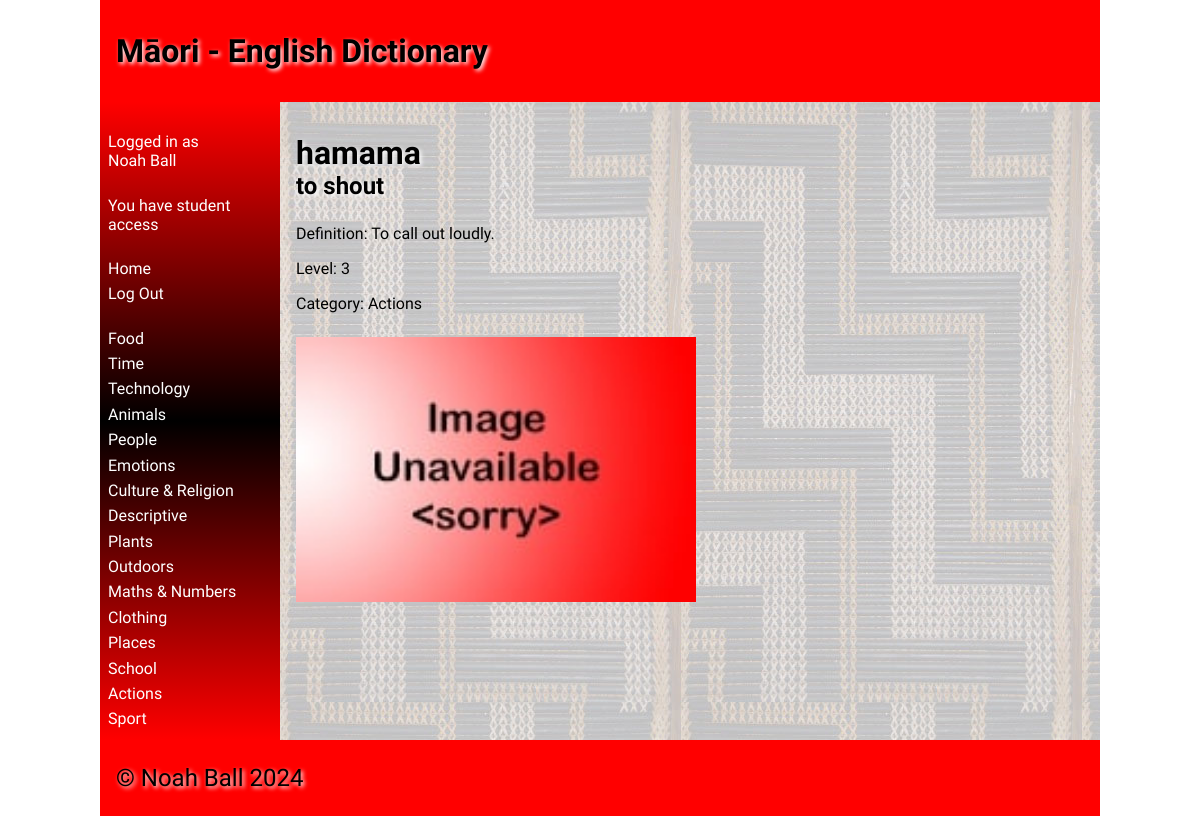
/word/1 (signed in), run on the app's committed database.
### tables this page shows
CREATE TABLE category
(
    id   integer
        constraint category_pk
            primary key autoincrement,
    name varchar(35)
);

CREATE TABLE "word"
(
    id         integer
        constraint word_pk
            primary key autoincrement,
    maori      varchar(35),
    english    varchar(35),
    definition varchar(256),
    level      integer,
    category   integer
        constraint word_category_id_fk
            references category,
    filename   varchar(40)
);

### routes/pages.py (the view)
def word_page(word_id):
    if not helpers.user_authenticated():  # Check if the user is logged in
        return redirect('/login')  # If not, redirect to the login page
    query = "SELECT id, maori, english, definition, level, category, filename FROM word WHERE id = ?"
    conn = db.create_connection(globals.DATABASE_FILE)  # Create a connection to the database
    cur = conn.cursor()  # Create a cursor object
    cur.execute(query, (word_id,))  # Execute the query
    word = cur.fetchone()  # Retrieve the word
    conn.close()  # Close the connection
    if word is None:  # If the word id is invalid
        return redirect('/?error=Word+not+found')
    try:
        word_id = int(word_id) # Convert to int
    except ValueError:
        return redirect('/?=Word+ID+is+invalid.') # Redirect to the home page with an error message
    query = "SELECT name FROM category WHERE id = ?"  # Query to retrieve the category name
    conn = db.create_connection(globals.DATABASE_FILE)  # Create a connection to the database
    cur = conn.cursor()  # Create a cursor object
    cur.execute(query, (word[5],))  # Execute the query
    cat_name = cur.fetchone()  # Retrieve the category name
    conn.close()  # Close the connection
    cat_name = cat_name[0]  # Retrieve the category name from the tuple
    categories = helpers.get_categories()  # Retrieve all categories from the database for the sidebar
    return render_template('word.html', word=word, cat_name=cat_name, categories=categories)

### lib/db.py (called while the page is built)
def create_connection(db_file):
    try:  # Try/except block to handle exceptions
        connection = sqlite3.connect(db_file)  # Create a connection to the database
        return connection  # Return the connection
    except sqlite3.Error as e:
        print(e)  # Print the error (if one is caught)
    return None

### lib/helpers.py (called while the page is built)
def get_categories():
    query = "SELECT id, name FROM category"
    conn = db.create_connection(globals.DATABASE_FILE)
    cur = conn.cursor()
    cur.execute(query)
    categories = cur.fetchall()
    conn.close()
    return categories

def user_authenticated():
    return 'user_id' in session

### templates/word.html (shortened to what this page needs)
{% extends 'base.html' %}
{% block heading %}Māori - English Dictionary{% endblock %}
{% block main %}
    <div>
        <h1 style="padding-bottom: 0">{{ word[1] }}</h1>
        <h2 style="padding-top: 0">{{ word[2] }}</h2>
        <p>Definition: {{ word[3] }}</p>
        <p>Level: {{ word[4] }}</p>
        <p>Category: {{ cat_name }}</p>
    </div>
    <div>
    <img style="max-height: 400px; max-width: 400px; padding-top: 1rem" src="/static/images/{{ word[6] or "noimage.jpg" }}" alt="{{ word[2] }}">
    </div>
{% endblock %}

### templates/base.html (shortened to what this page needs)
<!doctype html>
<html lang="en">
<head>
    <link href="{{ url_for('static', filename='css/style.css') }}" rel="stylesheet">
</head>
<body>
<div id="container">
    <header>
        <h1>{% block heading %}{% endblock %}</h1>
    </header>
    <nav>
        <ul>
            {% if session["username"] %}
                <li><a>Logged in as<br>{{ session["name"] }}</a></li>
                <br>
                {% if session["user_type"] == 1 %}
                    <li><a>You have student access</a></li>
                {% elif session["user_type"] == 2 %}
                    <li><a>You have teacher access</a></li>
                    <br>
                    <li><a href="/add-category">Add Category</a></li>
                {% endif %}
                <br>
                <li><a href="/">Home</a></li>
            {% endif %}
            {% if not session["user_id"] %}
                <li><a href="/login">Log In</a></li>
                <li><a href="/signup">Sign Up</a></li>
            {% else %}
                <li><a href="/logout">Log Out</a></li>
            {% endif %}
            <br>
            {% for category in categories %}
                <li><a href="/category/{{ category[0] }}">{{ category[1] }}</a></li>
            {% endfor %}
        </ul>
    </nav>
    <main>
        {% block main %}{% endblock %}
    </main>
    <footer>
        <p>
            &copy; Noah Ball 2024
        </p>
    </footer>
</div>
</body>
</html>

### static/css/style.css (style rules this page uses)
* { font-family: Comfortaa, sans-serif; margin: 0; padding: 0; box-sizing: border-box; }
#container { display: grid; grid-template-columns: 75px auto; grid-template-areas: 'nav header' 'main main' 'footer footer'; }
header { grid-area: header; background-color: #f00; padding: 1rem; }
nav { grid-area: nav; }
main { grid-area: main; padding: 1rem; background-color: #edd; }
h1, h2, h3, h4 { padding: 1rem 0; font-family: 'Suez One', serif; color: #000; text-shadow: 2px 2px 4px #fff; }
p { padding: 0.5rem 0; }
a { color: #222; }
img { width: 100%; }
footer { grid-area: footer; padding: 1rem; background-color: #f00; }
footer p { color: #000; text-shadow: 2px 2px 4px #fff; font-size: 1.5rem; }
@media only screen and (min-width: 768px) { #container { grid-template-columns: 180px auto; grid-template-areas: 'header header' 'nav main' 'footer footer'; } }
@media only screen and (min-width: 768px) { nav { background: linear-gradient(180deg, rgba(255,0,0,1) 0%, rgba(0, 0, 0, 1) 50%, rgba(255,0,0,1) 100%); padding: 0.5rem; } }
@media only screen and (min-width: 768px) { nav ul { list-style: none; } }
@media only screen and (min-width: 768px) { nav li { padding: 0.2rem 0; } }
@media only screen and (min-width: 768px) { nav a { color: #fff; text-decoration: none; } }
@media only screen and (min-width: 768px) { main { background-image: url('/poutama.jpg'); } }
@media only screen and (min-width: 1000px) { #container { width: 1000px; margin: auto; } }

### data on the page
category: name "Food"
category: name "Time"
category: name "Technology"
category: name "Animals"
category: name "People"
category: name "Emotions"
category: name "Culture & Religion"
category: name "Descriptive"
category: name "Plants"
category: name "Outdoors"
category: name "Maths & Numbers"
category: name "Clothing"
category: name "Places"
category: name "School"
category: name "Actions"
category: name "Sport"
word: maori "hamama", english "to shout", definition "To call out loudly.", level "3"

### other printed values
{{ session["name"] }} "Noah Ball"
